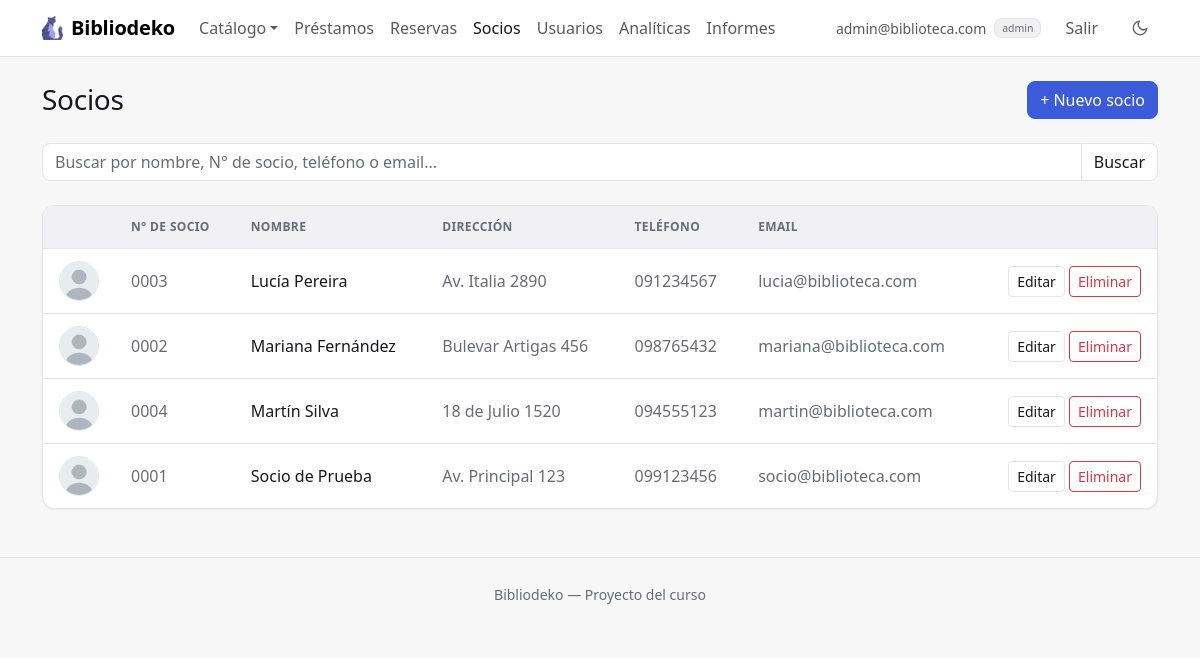
The app's page /index.php?accion=listarSocios (signed in) with its own data.
### tables this page shows
CREATE TABLE IF NOT EXISTS socios (
    id          INT AUTO_INCREMENT PRIMARY KEY,
    usuario_id  INT NOT NULL UNIQUE,
    nombre      VARCHAR(100) NOT NULL,
    direccion   VARCHAR(255) NOT NULL,
    telefono    VARCHAR(20)  NOT NULL,
    FOREIGN KEY (usuario_id) REFERENCES usuarios(id) ON DELETE RESTRICT
);

CREATE TABLE IF NOT EXISTS usuarios (
    id      INT AUTO_INCREMENT PRIMARY KEY,
    rol     ENUM('admin', 'socio') NOT NULL DEFAULT 'socio',
    email   VARCHAR(100) NOT NULL UNIQUE,
    pass    VARCHAR(255) NOT NULL,
    foto    VARCHAR(100) NOT NULL DEFAULT 'avatar.png'
);

### controllers/SocioController.php (called while the page is built, shortened)
<?php
require_once __DIR__ . '/../models/Socio.php';
require_once __DIR__ . '/../models/Usuario.php';
function listarSocios() {
    global $pdo;
    $filtros = [
        'q'          => trim($_GET['q'] ?? ''),
        'pagina'     => $_GET['p'] ?? 1,
        'por_pagina' => 10,
    ];
    $resultado = Socio::listar($pdo, $filtros);
    $socios = $resultado['filas'];
    require __DIR__ . '/../views/socios/listar.php';
}

### models/Socio.php (called while the page is built, shortened)
<?php
require_once __DIR__ . '/Usuario.php';
class Socio {
    private $id;
    private $usuario;
    private $nombre;
    private $direccion;
    private $telefono;
    public function __construct($id, $usuario, $nombre, $direccion, $telefono) {
        $this->id = $id;
        $this->usuario = $usuario;
        $this->nombre = $nombre;
        $this->direccion = $direccion;
        $this->telefono = $telefono;
    }
    public function getId() { return $this->id; }
    public function getUsuario() { return $this->usuario; }
    public function getNombre() { return $this->nombre; }
    public function getDireccion() { return $this->direccion; }
    public function getTelefono() { return $this->telefono; }
    private static function desdeFila($f) {
        $usuario = new Usuario($f['usuario_id'], $f['rol'], $f['email'], $f['pass'], $f['foto']);
        return new Socio($f['id'], $usuario, $f['nombre'], $f['direccion'], $f['telefono']);
    }
    public static function listar($pdo, $filtros = []) {
        $filtros = array_merge(['q' => '', 'pagina' => 1, 'por_pagina' => 0], $filtros);
        $condiciones = [];
        $parametros = [];
        $where = empty($condiciones) ? '' : ' WHERE ' . implode(' AND ', $condiciones);
        $stmt = $pdo->prepare('SELECT COUNT(*)' . self::DESDE . $where);
        $stmt->execute($parametros);
        $total = (int) $stmt->fetchColumn();
        $sql = self::SELECT . $where . ' ORDER BY s.nombre';
        $paginacion = calcularPaginacion($total, $filtros['pagina'], $filtros['por_pagina']);
        $sql .= $paginacion['limite'];
        $stmt = $pdo->prepare($sql);
        $stmt->execute($parametros);
        $socios = [];
        foreach ($stmt->fetchAll() as $f) {
            $socios[] = self::desdeFila($f);
        }
        return ['filas' => $socios, 'total' => $total, 'pagina' => $paginacion['pagina'], 'paginas' => $paginacion['paginas']];
    }
}

### helpers.php (called while the page is built, shortened)
<?php
function calcularPaginacion($total, $pagina, $porPagina) {
    $porPagina = (int) $porPagina;
    $paginas = max(1, (int) ceil($total / $porPagina));
    $pagina = min(max(1, (int) $pagina), $paginas);
    return [
        'pagina'  => $pagina,
        'paginas' => $paginas,
        'limite'  => ' LIMIT ' . $porPagina . ' OFFSET ' . ($pagina - 1) * $porPagina,
    ];
}
function numeroSocio($id) {
    return str_pad($id, 4, '0', STR_PAD_LEFT);
}

### models/Usuario.php (called while the page is built, shortened)
<?php
class Usuario {
    private $email;
    private $foto;
    public function __construct($id, $rol, $email, $pass, $foto) {
        $this->email = $email;
        $this->foto = $foto;
    }
    public function getEmail() { return $this->email; }
    public function getFoto() { return $this->foto; }
}

### views/socios/listar.php (the view, shortened to what this page needs)
<?php
require __DIR__ . '/../header.php';
?>
<div class="encabezado">
  <h1 class="h3">Socios</h1>
  <a href="index.php?accion=formCrearSocio" class="btn btn-primary">+ Nuevo socio</a>
</div>
<form method="GET" action="index.php" class="d-flex align-items-center gap-2 mb-4">
  <div class="input-group">
    <input type="search" name="q" class="form-control" aria-label="Buscar"
      placeholder="Buscar por nombre, N° de socio, teléfono o email..."
      value="<?= htmlspecialchars($filtros['q']) ?>">
    <button class="btn btn-outline-secondary" type="submit">Buscar</button>
  </div>
</form>
<?php if (empty($socios)): ?>
  <div class="card estado-vacio">
    <?php if ($filtros['q'] !== ''): ?>
      <p class="titulo">Ningún socio coincide con la búsqueda.</p>
      <p class="small mb-0">Probá con otro nombre, N° de socio, teléfono o email.</p>
    <?php else: ?>
      <p class="titulo">No hay socios registrados todavía.</p>
      <p class="small mb-0">Agregá el primero con «Nuevo socio».</p>
    <?php endif; ?>
  </div>
<?php else: ?>
  <div class="card">
    <div class="table-responsive">
      <table class="table table-hover align-middle">
        <thead>
          <tr>
            <th><span class="visually-hidden">Foto</span></th>
            <th>N° de socio</th>
            <th>Nombre</th>
            <th>Dirección</th>
            <th>Teléfono</th>
            <th>Email</th>
            <th><span class="visually-hidden">Acciones</span></th>
          </tr>
        </thead>
        <tbody>
          <?php foreach ($socios as $socio): ?>
            <tr>
              <td class="columna-avatar">
                <img src="uploads/<?= htmlspecialchars($socio->getUsuario()->getFoto()) ?>" alt="" width="40" height="40"
                  class="avatar">
              </td>
              <td class="text-body-secondary"><?= numeroSocio($socio->getId()) ?></td>
              <td class="fw-medium"><?= htmlspecialchars($socio->getNombre()) ?></td>
              <td class="text-body-secondary"><?= htmlspecialchars($socio->getDireccion()) ?></td>
              <td class="text-body-secondary text-nowrap"><?= htmlspecialchars($socio->getTelefono()) ?></td>
              <td class="text-body-secondary"><?= htmlspecialchars($socio->getUsuario()->getEmail()) ?></td>
              <td class="text-end text-nowrap">
                <a href="index.php?accion=formEditarSocio&id=<?= $socio->getId() ?>" class="btn btn-sm btn-outline-secondary">Editar<span class="visually-hidden"> a <?= htmlspecialchars($socio->getNombre()) ?></span></a>
                <form method="POST" action="index.php?accion=eliminarSocio" class="d-inline"
                  data-confirmar="¿Eliminar al socio «<?= htmlspecialchars($socio->getNombre()) ?>»? No se puede deshacer."
                  data-boton="Eliminar" data-color="danger">
                  <button type="submit" class="btn btn-sm btn-outline-danger">Eliminar<span class="visually-hidden"> a <?= htmlspecialchars($socio->getNombre()) ?></span></button>
                </form>
              </td>
            </tr>
          <?php endforeach; ?>
        </tbody>
      </table>
    </div>
  </div>
<?php endif; ?>
<?php require __DIR__ . '/../footer.php'; ?>

### assets/css/estilo.css (style rules this page uses)
:root, [data-bs-theme="light"] { --acento-rgb: 59, 91, 219; --acento-hover-rgb: 47, 74, 192; --color-sobre-acento: #ffffff; --color-fondo: #f7f7f8; --color-superficie: #ffffff; --color-superficie-2: #f1f1f3; --color-texto: #18181b; --color-texto-suave: #6b6b75; --color-borde: #e4e4e7; --sombra: 0 1px 2px rgba(24, 24, 27, .05); --sombra-elevada: 0 8px 24px rgba(24, 24, 27, .08); --grafico-devuelto: #8fa3ec; --grafico-vencido: #dc2626; --grafico-tarde: #e0a100; }
:root { --fuente-base: system-ui, -apple-system, "Segoe UI", Roboto, "Helvetica Neue", Arial, sans-serif; --radio: .5rem; --radio-grande: .75rem; --alto-campo: 38px; --proporcion-portada: 3 / 4; }
:root, [data-bs-theme="light"], [data-bs-theme="dark"] { --color-acento: rgb(var(--acento-rgb)); --color-acento-hover: rgb(var(--acento-hover-rgb)); --color-acento-suave: rgba(var(--acento-rgb), .12); --bs-body-font-family: var(--fuente-base); --bs-body-bg: var(--color-superficie); --bs-body-color: var(--color-texto); --bs-emphasis-color: var(--color-texto); --bs-secondary-color: var(--color-texto-suave); --bs-secondary-bg: var(--color-superficie-2); --bs-tertiary-bg: var(--color-superficie-2); --bs-border-color: var(--color-borde); --bs-border-radius: var(--radio); --bs-border-radius-lg: var(--radio-grande); --bs-primary-rgb: var(--acento-rgb); --bs-link-color-rgb: var(--acento-rgb); --bs-link-hover-color-rgb: var(--acento-hover-rgb); --bs-focus-ring-color: rgba(var(--acento-rgb), .25); }
body { background-color: var(--color-fondo); -webkit-font-smoothing: antialiased; }
h1, h2, h3, h4, h5, h6 { font-weight: 600; letter-spacing: -.01em; }
a { text-decoration: none; }
.encabezado { display: flex; flex-wrap: wrap; justify-content: space-between; align-items: center; gap: .75rem; margin-bottom: 1.5rem; }
.encabezado h1 { margin-bottom: 0; }
.btn { font-weight: 500; }
.btn-primary { --bs-btn-color: var(--color-sobre-acento); --bs-btn-bg: var(--color-acento); --bs-btn-border-color: var(--color-acento); --bs-btn-hover-color: var(--color-sobre-acento); --bs-btn-hover-bg: var(--color-acento-hover); --bs-btn-hover-border-color: var(--color-acento-hover); --bs-btn-active-color: var(--color-sobre-acento); --bs-btn-active-bg: var(--color-acento-hover); --bs-btn-active-border-color: var(--color-acento-hover); --bs-btn-disabled-bg: var(--color-acento); --bs-btn-disabled-border-color: var(--color-acento); --bs-btn-focus-shadow-rgb: var(--acento-rgb); }
.btn-outline-secondary { --bs-btn-color: var(--color-texto); --bs-btn-border-color: var(--color-borde); --bs-btn-hover-color: var(--color-texto); --bs-btn-hover-bg: var(--color-superficie-2); --bs-btn-hover-border-color: var(--color-borde); --bs-btn-active-color: var(--color-texto); --bs-btn-active-bg: var(--color-superficie-2); --bs-btn-active-border-color: var(--color-borde); background-color: var(--color-superficie); }
.card { --bs-card-bg: var(--color-superficie); --bs-card-border-color: var(--color-borde); --bs-card-border-radius: var(--radio-grande); --bs-card-inner-border-radius: calc(var(--radio-grande) - 1px); --bs-card-cap-bg: transparent; box-shadow: var(--sombra); }
.table { --bs-table-bg: transparent; --bs-table-hover-bg: var(--color-superficie-2); --bs-table-border-color: var(--color-borde); margin-bottom: 0; }
.table > thead th { background-color: var(--color-superficie-2); color: var(--color-texto-suave); font-size: .75rem; font-weight: 600; letter-spacing: .03em; text-transform: uppercase; white-space: nowrap; }
.table > :not(caption) > * > * { padding: .75rem 1rem; }
.table > tbody > tr:last-child > * { border-bottom: 0; }
.card > .table-responsive { border-radius: inherit; position: relative; }
.avatar { border-radius: 50%; border: 1px solid var(--color-borde); object-fit: cover; }
.columna-avatar { width: 56px; }

### records on screen
socios: usuario.foto (placeholder picture), id "0003", nombre "Lucía Pereira", direccion "Av. Italia 2890", telefono "091234567", usuario.email "lucia@biblioteca.com"
socios: usuario.foto (placeholder picture), id "0002", nombre "Mariana Fernández", direccion "Bulevar Artigas 456", telefono "098765432", usuario.email "mariana@biblioteca.com"
socios: usuario.foto (placeholder picture), id "0004", nombre "Martín Silva", direccion "18 de Julio 1520", telefono "094555123", usuario.email "martin@biblioteca.com"
socios: usuario.foto (placeholder picture), id "0001", nombre "Socio de Prueba", direccion "Av. Principal 123", telefono "099123456", usuario.email "socio@biblioteca.com"

### other values on screen
$_SESSION['usuario']['email'] "admin@biblioteca.com"
$_SESSION['usuario']['rol'] "admin"
